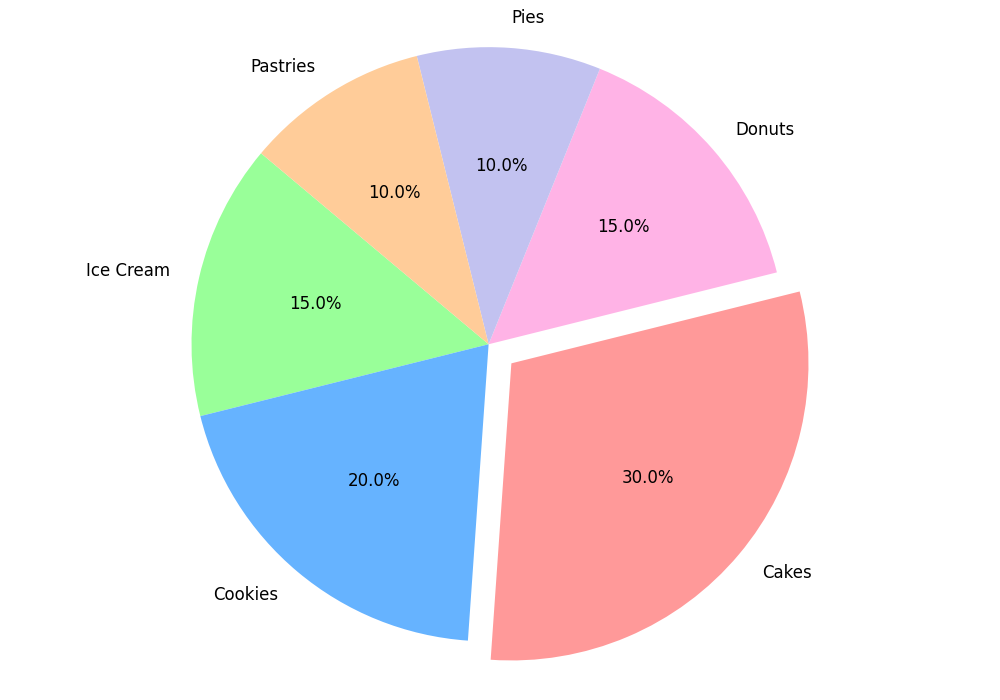

Reproduce this figure in Python.
import matplotlib.pyplot as plt

desserts = ['Ice Cream', 'Cookies', 'Cakes', 'Donuts', 'Pies', 'Pastries']
sales_percentage = [15, 20, 30, 15, 10, 10]

colors = ['#99ff99', '#66b3ff', '#ff9999', '#ffb3e6', '#c2c2f0', '#ffcc99']
explode = (0, 0, 0.1, 0, 0, 0)

fig, ax = plt.subplots(figsize=(10, 7))
ax.pie(sales_percentage, labels=desserts, autopct='%1.1f%%', startangle=140,
       colors=colors, explode=explode, textprops=dict(color="black", fontsize=12))

ax.axis('equal')
plt.tight_layout()

plt.show()
